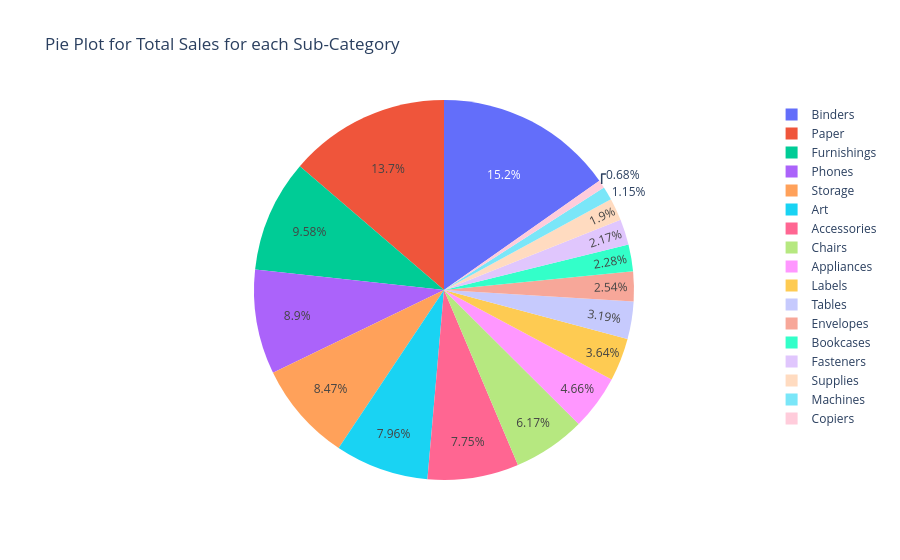

Notebook cell for this chart:
### Markdown cell above
You may get a wrong view of how many products are soldtotal sales in pie plot

### Code cell
import plotly.graph_objects as go
from plotly.offline import iplot

data = [
    go.Pie(
        labels=df['Sub-Category'].value_counts().index,
        values=df['Sub-Category'].value_counts().values
    )
]

layout = go.Layout(
    title='Pie Plot for Total Sales for each Sub-Category'
)

iplot(dict(data=data, layout=layout))

### Figure 1 — Plotly figure (JSON) as saved in the notebook; plotly's stock layout.template omitted (floating-point values rounded to 4 significant figures)
{"data": [{"labels": ["Binders", "Paper", "Furnishings", "Phones", "Storage", "Art", "Accessories", "Chairs", "Appliances", "Labels", "Tables", "Envelopes", "Bookcases", "Fasteners", "Supplies", "Machines", "Copiers"], "type": "pie", "values": [1523, 1370, 957, 889, 846, 796, 775, 617, 466, 364, 319, 254, 228, 217, 190, 115, 68]}], "layout": {"title": {"text": "Pie Plot for Total Sales for each Sub-Category"}}}
